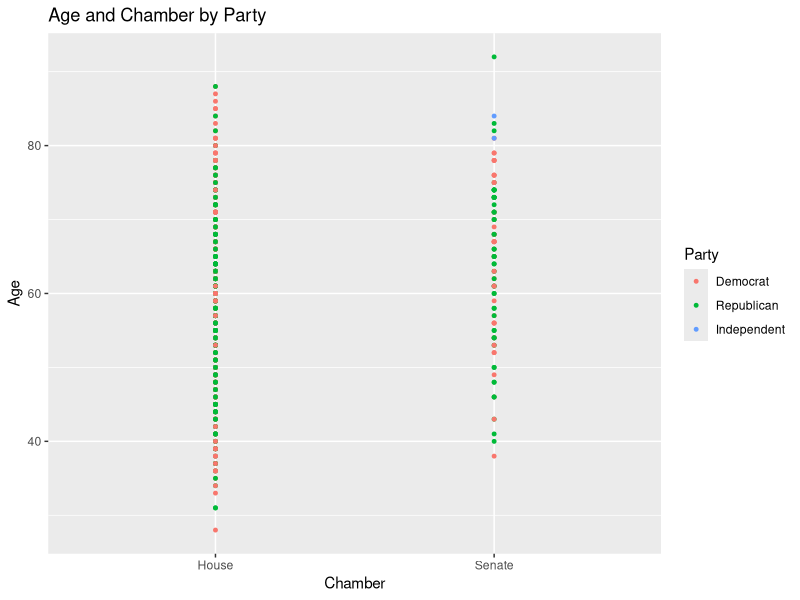
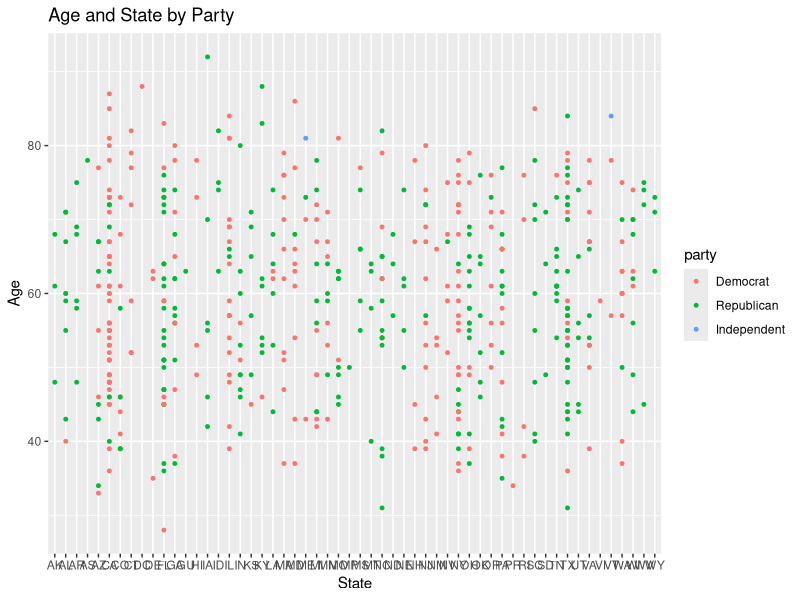
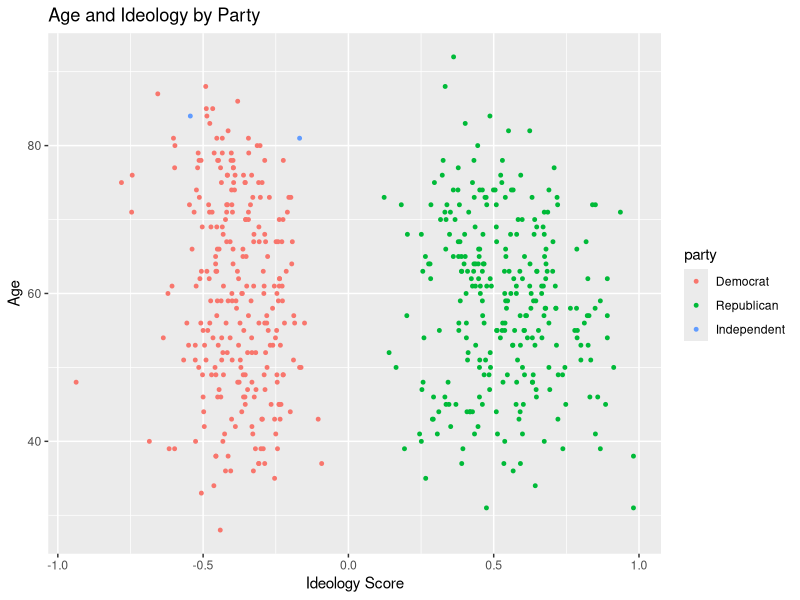
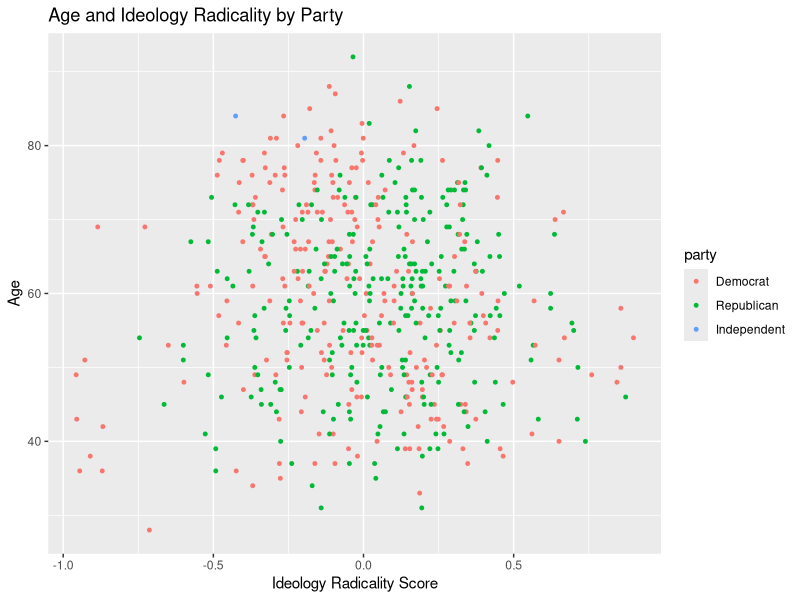
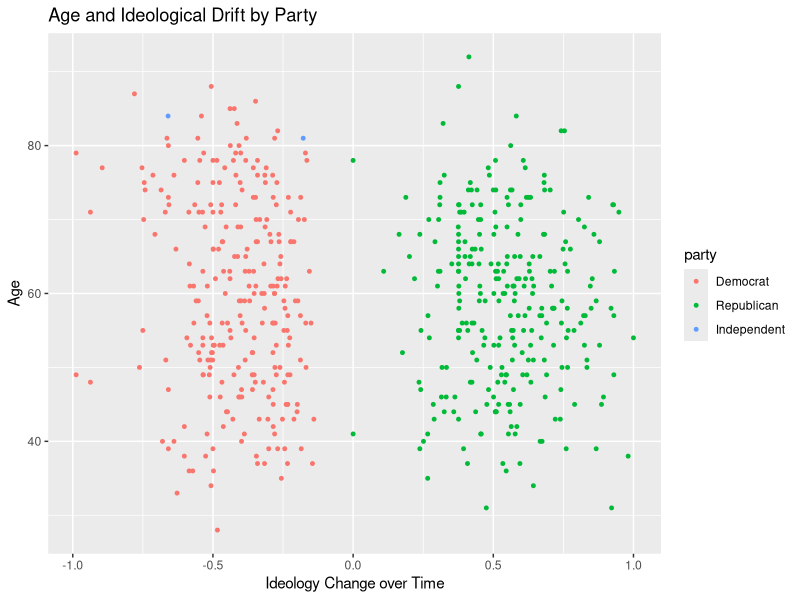

Generate these figures, in order, with R:
## ---- chunk 1
knitr::opts_chunk$set(echo = TRUE)

library(ggplot2)
library(dplyr)
library(caret)

data <- read.csv("HS119_members.csv")

# Create age column
data$age <- 2025 - data$born

# Remove rows where age cannot be calculated
data <- data %>% filter(!is.na(age))


# Convert party_code to factor with labels
data$party <- factor(data$party_code, 
                     levels = c(100, 200, 328),
                     labels = c("Democrat", "Republican", "Independent"))

## ---- chunk 2

# Compare with chamber
ggplot(data, aes(x = chamber, y = age, color = party)) + 
  geom_point(size = 1) + 
  labs(title = "Age and Chamber by Party", 
       x = "Chamber", 
       y = "Age", 
       color = "Party")

# Compare with State
ggplot(data, aes(x = state_abbrev, y = age, color=party)) + 
  geom_point(size = 1) + 
  labs(title = "Age and State by Party", 
       x = "State", 
       y = "Age")

# Compare with Ideological Score
ggplot(data, aes(x = nominate_dim1, y = age, color = party)) + 
  geom_point(size = 1) + 
  labs(title = "Age and Ideology by Party", 
       x = "Ideology Score", 
       y = "Age")

# Compare with Ideological Radicality Score
ggplot(data, aes(x = nominate_dim2, y = age,color = party)) + 
  geom_point(size = 1) + 
  labs(title = "Age and Ideology Radicality by Party", 
       x = "Ideology Radicality Score", 
       y = "Age")


# Compare with Ideological Score over Time
ggplot(data, aes(x = nokken_poole_dim1, y = age, color = party)) + 
  geom_point(size = 1) + 
  labs(title = "Age and Ideological Drift by Party", 
       x = "Ideology Change over Time", 
       y = "Age")


## ---- chunk 3

data <- data %>%
  select(
    age,                          # outcome variable
    chamber,                      # House or Senate
    state_abbrev,                 # state abbreviation
    nominate_dim1,                # ideology dimension 1
    nominate_dim2,                # ideology dimension 2
    nokken_poole_dim1,           # alternative ideology measure 1
    nokken_poole_dim2            # alternative ideology measure 2
  ) %>%
  na.omit() %>%  # Remove any remaining missing values
  mutate(
    chamber = as.factor(chamber),
    state_abbrev = as.factor(state_abbrev)
  )

set.seed(380)

train_index <- createDataPartition(data$age, p = 0.8, list = FALSE)
train_data <- data[train_index, ]
test_data <- data[-train_index, ]

# Linear regression
linear_model <- lm(age ~ ., data = train_data)

summary(linear_model)


